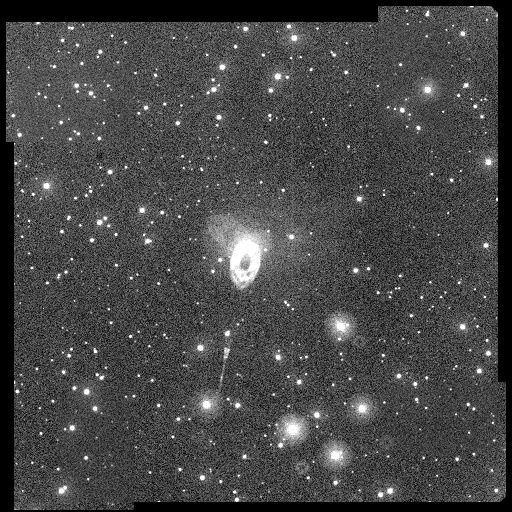
#> input picture xami_model/inference/warmup_image.png, 512 x 512 px
$ python -i astronomy_utils.py   (imports and definitions only)
#> lines starting #> are read from the running program, lines starting #| are printed output that depends on the picture; after the words box and inside, x2 and y2 are one past the last pixel; in counts of white or black regions, pixels touching at a corner belong together
import matplotlib.pyplot as plt
from astropy.convolution import convolve
from astropy.visualization import AsinhStretch, LogStretch, ZScaleInterval, simple_norm
from astropy.visualization.mpl_normalize import ImageNormalize
from photutils.background import Background2D, SExtractorBackground, MedianBackground, MMMBackground, ModeEstimatorBackground
from astropy.stats import biweight_location, mad_std, sigma_clipped_stats, SigmaClip
from photutils.segmentation import detect_threshold,  deblend_sources, detect_sources, make_2dgaussian_kernel, SourceFinder, SourceCatalog
from photutils.utils import circular_footprint
import numpy as np
import os
import cv2
from astropy.io import fits


med = r"$\tilde{x}$"
biw_loc = r"$\zeta_{\text{biloc}}$"

# usually the pip install "opencv-python-headless<4.3" solves this problem:
# AttributeError: partially initialized module 'cv2' has no attribute '_registerMatType' (most likely due to a circular import)
# !pip install "opencv-python-headless<4.3"
# !pip install jupyter-bbox-widget

# [265 lines left out: functions data_norm, image_stretch, rescale_flattened_image, zscale_image, detect_and_deblend_sources, mask_with_sigma_clipping and 1 more, not called in this run]

def clahe_algo_image(IMAGE_PATH, clipLimit=3.0, tileGridSize=(8,8)):

#> called with IMAGE_PATH = '../inference/warmup_image.png', clipLimit = 3, tileGridSize = (8, 8)
    image = cv2.imread(IMAGE_PATH.replace(".fits", ".png"))
#> image is the input picture: shape (512, 512, 3); min 0, max 255, mean 70.3
    image_bw = cv2.cvtColor(image, cv2.COLOR_BGR2GRAY)

    positive_mask = image_bw > 0
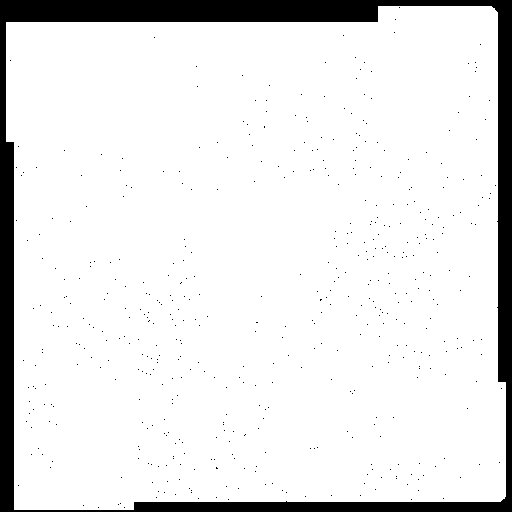
#> positive_mask: shape (512, 512) bool; 90.2% white; 500 black regions (499 under 20 px), largest, box (x1, y1, x2, y2) and area: (0, 0, 512, 512) 25061
    final_img = image_bw.copy()

    clahe = cv2.createCLAHE(clipLimit=clipLimit, tileGridSize=tileGridSize)
    clahe_img = clahe.apply(image_bw[positive_mask])
    final_img[positive_mask] = clahe_img.flatten()
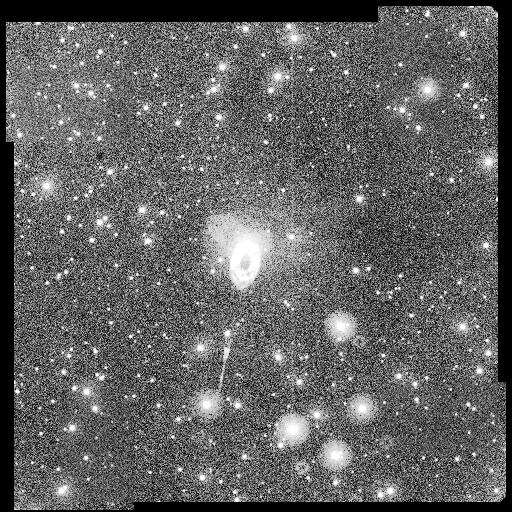
#> final_img: shape (512, 512); min 0, max 255, mean 97.1
    _, ordinary_img = cv2.threshold(image_bw, 155, 255, cv2.THRESH_BINARY)
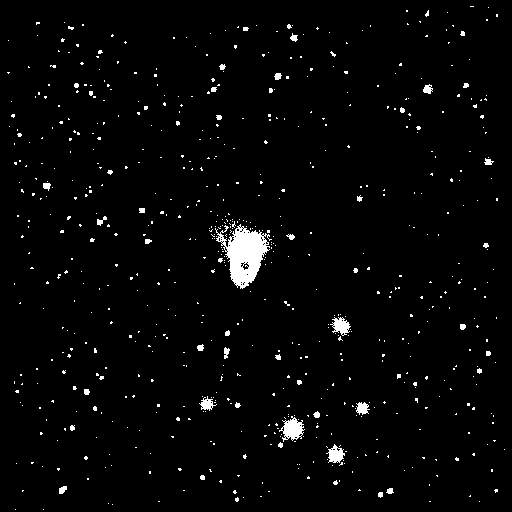
#> ordinary_img: shape (512, 512); 2.4% white; 674 white regions (631 under 20 px), largest, box (x1, y1, x2, y2) and area: (215, 224, 272, 289) 1826, (279, 416, 305, 442) 359, (330, 317, 351, 336) 220

    plt.figure(figsize=(30, 10))
    plt.subplot(1, 4, 1)
    plt.imshow(image_bw, cmap='viridis')
    plt.title(f'Original Image {IMAGE_PATH.split("/")[-1]}')

    plt.subplot(1, 4, 2)
    plt.imshow(ordinary_img, cmap='viridis')
    plt.title('Ordinary Threshold')

    plt.subplot(1, 4, 3)
    plt.imshow(final_img, cmap='viridis')
    plt.title('CLAHE Image')

    plt.subplot(1, 4, 4)
    plt.hist(final_img[final_img>0], bins=100)
    plt.title('CLAHE Image histogram (nonnegative pixels)')
    plt.show()
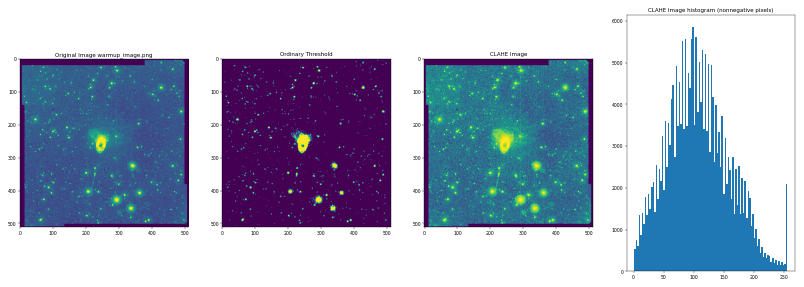
#> figure drawn by matplotlib, 4 panels; panel 4: tallest bar 5855 high, from x = 97.52 to 100.1
    plt.close()

    return final_img

# [102 lines left out: functions enhance_contrast_with_adaptive_thresholding, clahe_algo_image_improved, enhance_astronomical_image, not called in this run]

from astropy.stats import sigma_clipped_stats
from astropy.io import fits
from astropy.visualization import simple_norm
import matplotlib.pyplot as plt
import numpy as np
import cv2

# [83 lines left out: functions selective_clahe_astronomical_image, darken_background, not called in this run]

>>> result = clahe_algo_image('../inference/warmup_image.png')
